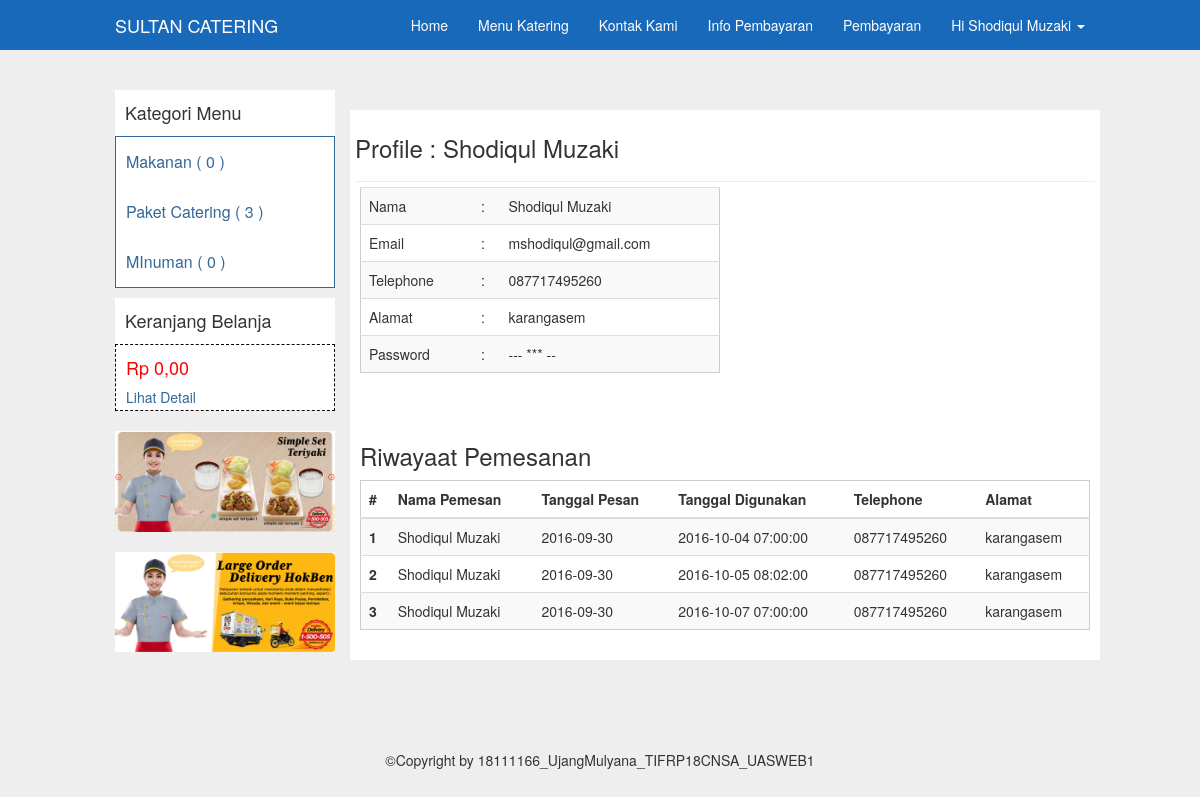
Page /profile.php (signed in) on the committed database.
### tables this page shows
CREATE TABLE `user` (
  `id` int(5) NOT NULL,
  `nama` varchar(50) NOT NULL,
  `email` varchar(75) NOT NULL,
  `telephone` varchar(20) NOT NULL,
  `alamat` text NOT NULL,
  `password` varchar(100) NOT NULL,
  `status` enum('user','admin') NOT NULL
);

CREATE TABLE `kategori_produk` (
  `id` int(3) NOT NULL,
  `nama` varchar(100) NOT NULL,
  `deskripsi` text NOT NULL
);

CREATE TABLE `pesanan` (
  `id` int(5) NOT NULL,
  `tanggal_pesan` datetime NOT NULL,
  `tanggal_digunakan` datetime NOT NULL,
  `user_id` int(5) NOT NULL,
  `nama` varchar(100) NOT NULL,
  `alamat` text NOT NULL,
  `kota` varchar(255) NOT NULL,
  `ongkir` int(11) NOT NULL,
  `telephone` varchar(20) NOT NULL,
  `read` enum('0','1') NOT NULL,
  `status` enum('lunas','belum lunas','','') NOT NULL
);

### inc/config.php (called while the page is built, shortened)
<?php
	$url = "";
	$no = 1;
?>

### profile.php (the view, shortened to what this page needs)
 <?php
	include"inc/config.php";
	include"layout/header.php";
	$q = mysql_query("select * from pesanan where user_id='$_SESSION[iam_user]'");
?>
		<div class="col-md-9">
			<div class="row">
			<div class="col-md-12 content-menu" style="margin-top:20px;">
			<h3>Profile : <?php echo $user->nama; ?></h3>
				<hr>
				<div class="col-md-6	 content-menu" style="margin-top:-20px;">
				 <table class="table table-striped">
					<tr>
						<td>Nama</td>
						<td>:</td>
						<td><?php echo $user->nama; ?></td>
					</tr>
					<tr>
						<td>Email</td>
						<td>:</td>
						<td><?php echo $user->email; ?></td>
					</tr>
					<tr>
						<td>Telephone</td>
						<td>:</td>
						<td><?php echo $user->telephone; ?></td>
					</tr>
					<tr>
						<td>Alamat</td>
						<td>:</td>
						<td><?php echo $user->alamat; ?></td>
					</tr>
					<tr>
						<td>Password</td>
						<td>:</td>
						<td>--- *** --</td>
					</tr>
				 </table>
				</div>
				<div class="col-md-12 content-menu" style="margin-top:20px;">
				<h3>Riwayaat Pemesanan </h3>
					<table class="table table-striped table-hove">
			<thead>
				<tr>
					<th>#</th>
					<th>Nama Pemesan</th>
					<th>Tanggal Pesan</th>
					<th>Tanggal Digunakan</th>
					<th>Telephone</th>
					<th>Alamat</th>
				</tr>
			</thead>
			<tbody>
		<?php while($data=mysql_fetch_object($q)){ ?>
				<tr <?php if($data->read == 0 ){ echo 'style="background:#cce9f8 !important;"'; } ?> >
					<th scope="row"><?php echo $no++; ?></th>
					<td><?php echo $data->nama ?></td>
					<td><?php echo substr($data->tanggal_pesan,0,10) ?></td>
					<td><?php echo $data->tanggal_digunakan ?></td>
					<td><?php echo $data->telephone ?></td>
					<td><?php echo $data->alamat ?></td>
				</tr>
		<?php } ?>
			</tbody>
		</table>
				</div>
			</div>
			</div>
		</div>
<?php include"layout/footer.php"; ?>

### layout/header.php (shortened to what this page needs)
<!DOCTYPE html>
<html lang="en">
  <head>
    <link href="assets/bootstrap/css/bootstrap.css" rel="stylesheet">
    <link href="assets/bootstrap/css/datetimepicker.css" rel="stylesheet">
    <link href="assets/css/navbar-fixed-top.css" rel="stylesheet">
    <link href="assets/css/full-slider.css" rel="stylesheet">
    <link href="assets/css/style.css" rel="stylesheet">
  </head>
  <body>
    <nav class="navbar navbar-default navbar-fixed-top navbar-blue">
      <div class="container">
        <div class="navbar-header">
          <a class="navbar-brand" href="index.php">SULTAN CATERING</a>
        </div>
        <div id="navbar" class="navbar-collapse collapse">
          <ul class="nav navbar-nav navbar-right">
            <li><a href="index.php">Home</a></li>
            <li><a href="menu.php">Menu Katering</a></li>
            <li><a href="kontak.php">Kontak Kami</a></li>
            <li><a href="info.php">Info Pembayaran</a></li>
            <?php if(!empty($_SESSION['iam_user'])){ ?>
			<?php
				$user = mysql_fetch_object(mysql_query("select * from user where id='$_SESSION[iam_user]'"));
			?>
      <li><a href="pembayaran.php">Pembayaran</a></li>
			<li class="dropdown">
              <a href="#" class="dropdown-toggle" data-toggle="dropdown" role="button" aria-haspopup="true" aria-expanded="false">Hi <?php echo $user->nama; ?> <span class="caret"></span></a>
            </li>
			<?php } ?>
          </ul>
        </div>
      </div>
    </nav>
	<div class="container" style="margin-top:20px;">
	<div class="row">
		<div class="col-md-3">
			<div style="background:#ffffff; width:100%; height:auto; padding-top:3px;padding-bottom:3px; padding-left:10px;">
			<h4>Kategori Menu</h4>
			</div>
			<ul class="kategori">
				<?php
					$kategori = mysql_query("SELECT * FROM kategori_produk");
					while($data = mysql_fetch_array($kategori)){
				?>
					<li><a href="<?php echo $url; ?>menu.php?kategori=<?php echo $data['id'] ?>"><?php echo $data['nama']; ?> (
					<?php
						$ck = mysql_num_rows(mysql_query("SELECT * FROM produk WHERE kategori_produk_id='$data[id]'"));
						if($ck > 0){ echo $ck; }else{ echo 0; } ?>
					)</a></li>
				<?php } ?>
			</ul>
			<div style="background:#ffffff; width:100%; height:auto; padding-top:3px;padding-bottom:3px; padding-left:10px;">
				<h4>Keranjang Belanja</h4>
			</div>
			<div style="background:#ffffff; width:100%; height:auto; padding-top:3px;padding-bottom:3px; padding-left:10px; border: 1px dashed #000;">
			<?php
                            if(isset($_SESSION['cart'])){
                                $total = 0;
                                $cart = unserialize($_SESSION['cart']);
                                if($cart == ''){
                                    $cart = [];
                                }
                                foreach($cart as $id => $qty){
                                    $product = mysql_fetch_array(mysql_query("select * from produk WHERE id='$id'"));
                                    if(isset($product)){
                                       $t = $qty * $product['harga'];
                                       $total += $t;
                                    }
                                }
                                echo '<h4 style="color:#f00;">Rp '. number_format($total, 2, ',', '.') .'</h4>';
                            }else{
                                echo '<h4 style="color:#f00;">Rp 0,00</h4>';
                            }
                        ?>
				<a href="<?php echo $url; ?>keranjang.php">Lihat Detail</a>
			</div>
			<div class="col-md-16">
				<br/>
				<img src="<?php echo $url.'assets/img/bar.png'; ?>" width="100%"><br><br>
				<img src="<?php echo $url.'assets/img/welcome.png'; ?>" width="100%">
			</div>
		</div>

### assets/css/navbar-fixed-top.css (style rules this page uses)
body { padding-top: 70px; }

### assets/css/style.css (style rules this page uses)
@media (min-width: 768px) { .container { width: 750px; } }
@media (min-width: 992px) { .container { width: 970px; } }
@media (min-width: 1200px) { .container { width: 1000px; } }
.kategori li { list-style:none; margin-left:-40px; font-size:16px; line-height:30px; }
.content-menu { background-color: #FFF; padding:5px; }
.table { border:1px solid#CCC; }
table td, table th { padding:10px; font-size: 14px; }
* { transition: all 200ms ease-in-out; }
body { background-color: #EEE; }
.navbar-blue { background-color: #1869ba; border:none; color: #FFF; }
.navbar-blue .navbar-brand { color: #FFF; }
.navbar-blue .navbar-nav li > a { color:#FFF; }
.kategori { border:1px solid#336699; background-color: #FFF; }
.kategori li { padding:10px; }

### rows in the picture
user: nama "Shodiqul Muzaki", email "mshodiqul@gmail.com", telephone "087717495260", alamat "karangasem"
kategori_produk: nama "Makanan", shows "0"
kategori_produk: nama "Paket Catering", ck "3"
kategori_produk: nama "MInuman", shows "0"
pesanan: nama "Shodiqul Muzaki", tanggal_pesan "2016-09-30", tanggal_digunakan "2016-10-04 07:00:00", telephone "087717495260", alamat "karangasem"
pesanan: nama "Shodiqul Muzaki", tanggal_pesan "2016-09-30", tanggal_digunakan "2016-10-05 08:02:00", telephone "087717495260", alamat "karangasem"
pesanan: nama "Shodiqul Muzaki", tanggal_pesan "2016-09-30", tanggal_digunakan "2016-10-07 07:00:00", telephone "087717495260", alamat "karangasem"
